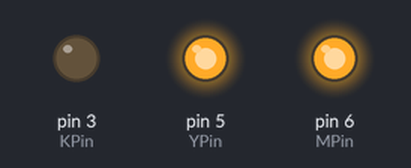
The sketch below on a simulated Arduino Uno, built with avr-gcc and run on an emulated ATmega328P. On the bench: output pins drawn as LEDs (lit = HIGH).

Above: at 0.7 s.
At 3.7 s:
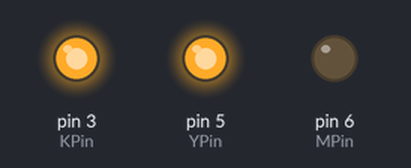
At 5.2 s:
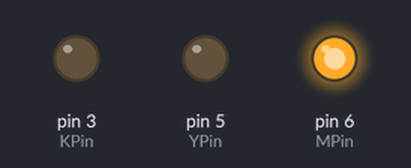
At 6.7 s:
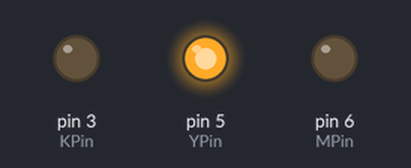
At 9.7 s:
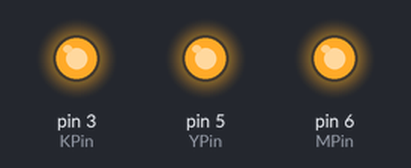
At 12.7 s:
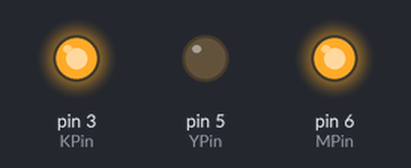
Timing chart, 0 to 13.7 s (numbered marks = the images above):
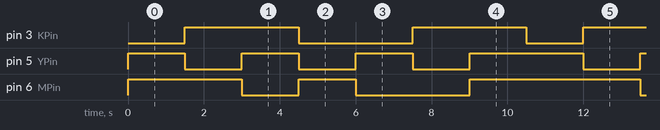

The sketch:

Bolum_2_Uyg_10.ino
```cpp
int KPin = 3;
int YPin = 5;
int MPin = 6;
int zm = 1500;
void setup() {
 pinMode(KPin, OUTPUT);
 pinMode(YPin, OUTPUT);
 pinMode(MPin, OUTPUT);
}
void loop() {
 renkCesidi(255, 0, 0);
 delay(zm);
 renkCesidi(0, 255, 0);
 delay(zm);
 renkCesidi(0, 0, 255);
 delay(zm);
 renkCesidi(255, 255, 0);
 delay(zm);
 renkCesidi(255, 0, 255);
 delay(zm);
 renkCesidi(0, 255, 255);
 delay(zm);
 renkCesidi(0, 0, 0);
 delay(zm);
}
void renkCesidi(int kirmizi, int yesil, int mavi) {
 kirmizi = 255 - kirmizi;
 yesil = 255 - yesil;
 mavi = 255 - mavi;
 analogWrite(KPin, kirmizi);
 analogWrite(YPin, yesil);
 analogWrite(MPin, mavi);
}
```

Measured:
- by itself, pin 3 (KPin): repeats every 10.5 s: LOW 3.0 s, HIGH 3.0 s, LOW 1.5 s, HIGH 3.0 s
- by itself, pin 5 (YPin): repeats every 10.5 s: 2 × (LOW 1.5 s, HIGH 1.5 s), LOW 1.5 s, HIGH 3.0 s
- by itself, pin 6 (MPin): repeats every 10.5 s: LOW 1.5 s, HIGH 1.5 s, LOW 3.0 s, HIGH 4.5 s
